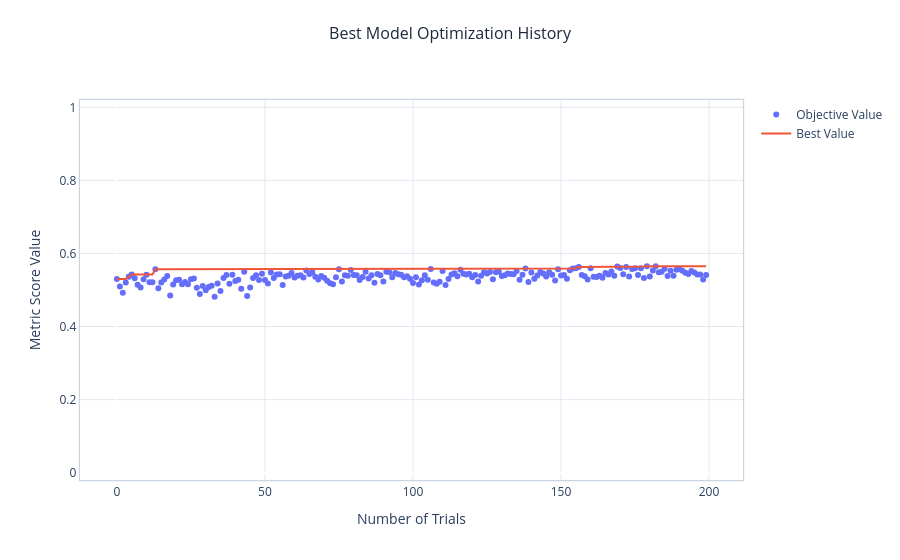

Write notebook code for a chart like this one.
### Markdown cell above
Train and optimize the model:

### Code cell
(optimized_XGB, 
cv_results_XGB,
tpr_XGB, fpr_XGB,
precs_XGB, recs_XGB) = optimize_model_optuna_search(pipe_XGB, params_dist_XGB,
                                                X_train, y_train, X_test, y_test,
                                                metrics_dict=scoring_dict,
                                                cv=my_cv,
                                                seed=seed)

### Figure 1 — Plotly figure (JSON) as saved in the notebook; plotly's stock layout.template omitted (floating-point values rounded to 4 significant figures; data arrays with more than 128 entries replaced by an {"elided": "..."} marker saying what was removed)
{"data": [{"mode": "markers", "name": "Objective Value", "type": "scatter", "x": {"elided": "200 int values"}, "y": {"elided": "200 float values"}}, {"mode": "lines", "name": "Best Value", "type": "scatter", "x": {"elided": "200 int values"}, "y": {"elided": "200 float values"}}, {"marker": {"color": "#cccccc"}, "mode": "markers", "name": "Infeasible Trial", "showlegend": false, "type": "scatter", "x": [], "y": []}], "layout": {"plot_bgcolor": "white", "title": {"font": {"color": "#1e293b", "size": 16}, "text": "Best Model Optimization History", "x": 0.5, "xanchor": "center", "y": 0.95, "yanchor": "top"}, "xaxis": {"gridcolor": "#e2e8f0", "linecolor": "#cbd5e1", "linewidth": 1.2, "mirror": true, "showgrid": true, "title": {"text": "Number of Trials"}}, "yaxis": {"gridcolor": "#e2e8f0", "linecolor": "#cbd5e1", "linewidth": 1.2, "mirror": true, "range": [-0.02, 1.02], "showgrid": true, "title": {"text": "Metric Score Value"}}}}
